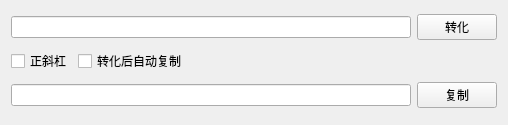
<?xml version="1.0" encoding="UTF-8"?>
<ui version="4.0">
 <class>MainWindow</class>
 <widget class="QMainWindow" name="MainWindow">
  <property name="geometry">
   <rect>
    <x>0</x>
    <y>0</y>
    <width>508</width>
    <height>125</height>
   </rect>
  </property>
  <property name="windowTitle">
   <string>路径自动转换工具</string>
  </property>
  <widget class="QWidget" name="centralWidget">
   <layout class="QVBoxLayout" name="verticalLayout">
    <item>
     <layout class="QHBoxLayout" name="horizontalLayout_3">
      <item>
       <widget class="QLineEdit" name="line_original"/>
      </item>
      <item>
       <widget class="QPushButton" name="btn_convert">
        <property name="text">
         <string>转化</string>
        </property>
       </widget>
      </item>
     </layout>
    </item>
    <item>
     <layout class="QHBoxLayout" name="horizontalLayout">
      <item>
       <widget class="QCheckBox" name="checkBox_backslash">
        <property name="text">
         <string>正斜杠</string>
        </property>
       </widget>
      </item>
      <item>
       <widget class="QCheckBox" name="checkBox_auto_pop">
        <property name="text">
         <string>转化后自动复制</string>
        </property>
       </widget>
      </item>
      <item>
       <spacer name="horizontalSpacer">
        <property name="orientation">
         <enum>Qt::Horizontal</enum>
        </property>
        <property name="sizeHint" stdset="0">
         <size>
          <width>40</width>
          <height>20</height>
         </size>
        </property>
       </spacer>
      </item>
     </layout>
    </item>
    <item>
     <layout class="QHBoxLayout" name="horizontalLayout_2">
      <item>
       <widget class="QLineEdit" name="lineEdit_convert"/>
      </item>
      <item>
       <widget class="QPushButton" name="btn_copy">
        <property name="text">
         <string>复制</string>
        </property>
       </widget>
      </item>
     </layout>
    </item>
   </layout>
  </widget>
  <widget class="QMenuBar" name="menuBar">
   <property name="geometry">
    <rect>
     <x>0</x>
     <y>0</y>
     <width>508</width>
     <height>23</height>
    </rect>
   </property>
  </widget>
  <action name="action_shutdown">
   <property name="text">
    <string>关闭</string>
   </property>
   <property name="toolTip">
    <string>关闭应用</string>
   </property>
  </action>
 </widget>
 <layoutdefault spacing="6" margin="11"/>
 <resources/>
 <connections/>
</ui>
